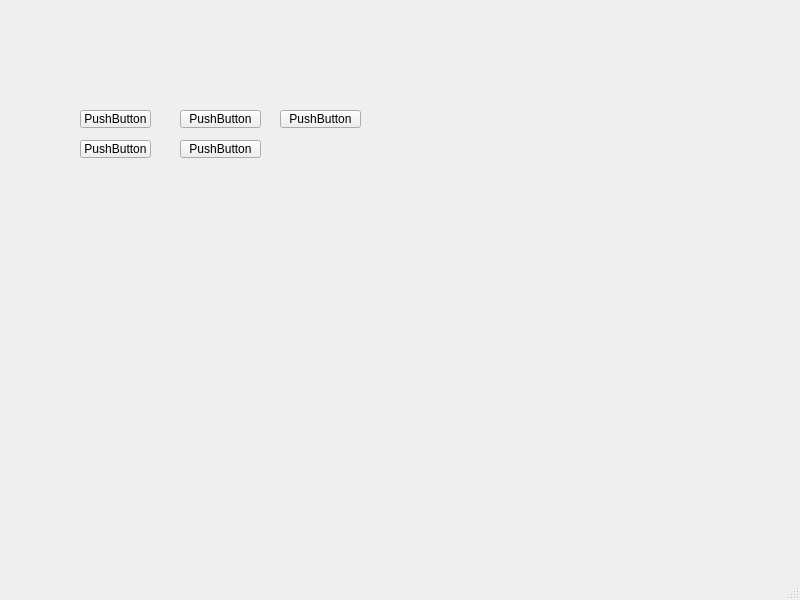
<?xml version="1.0" encoding="UTF-8"?>
<ui version="4.0">
 <class>MainWindow</class>
 <widget class="QMainWindow" name="MainWindow">
  <property name="geometry">
   <rect>
    <x>0</x>
    <y>0</y>
    <width>800</width>
    <height>600</height>
   </rect>
  </property>
  <property name="windowTitle">
   <string>MainWindow</string>
  </property>
  <widget class="QWidget" name="centralwidget">
   <widget class="QPushButton" name="pushButton">
    <property name="geometry">
     <rect>
      <x>80</x>
      <y>110</y>
      <width>71</width>
      <height>18</height>
     </rect>
    </property>
    <property name="text">
     <string>PushButton</string>
    </property>
   </widget>
   <widget class="QPushButton" name="pushButton_2">
    <property name="geometry">
     <rect>
      <x>180</x>
      <y>110</y>
      <width>81</width>
      <height>18</height>
     </rect>
    </property>
    <property name="text">
     <string>PushButton</string>
    </property>
   </widget>
   <widget class="QPushButton" name="pushButton_3">
    <property name="geometry">
     <rect>
      <x>280</x>
      <y>110</y>
      <width>81</width>
      <height>18</height>
     </rect>
    </property>
    <property name="text">
     <string>PushButton</string>
    </property>
   </widget>
   <widget class="QPushButton" name="pushButton_4">
    <property name="geometry">
     <rect>
      <x>80</x>
      <y>140</y>
      <width>71</width>
      <height>18</height>
     </rect>
    </property>
    <property name="text">
     <string>PushButton</string>
    </property>
   </widget>
   <widget class="QPushButton" name="pushButton_5">
    <property name="geometry">
     <rect>
      <x>180</x>
      <y>140</y>
      <width>81</width>
      <height>18</height>
     </rect>
    </property>
    <property name="text">
     <string>PushButton</string>
    </property>
   </widget>
  </widget>
  <widget class="QMenuBar" name="menubar">
   <property name="geometry">
    <rect>
     <x>0</x>
     <y>0</y>
     <width>800</width>
     <height>18</height>
    </rect>
   </property>
  </widget>
  <widget class="QStatusBar" name="statusbar"/>
 </widget>
 <resources/>
 <connections/>
</ui>
